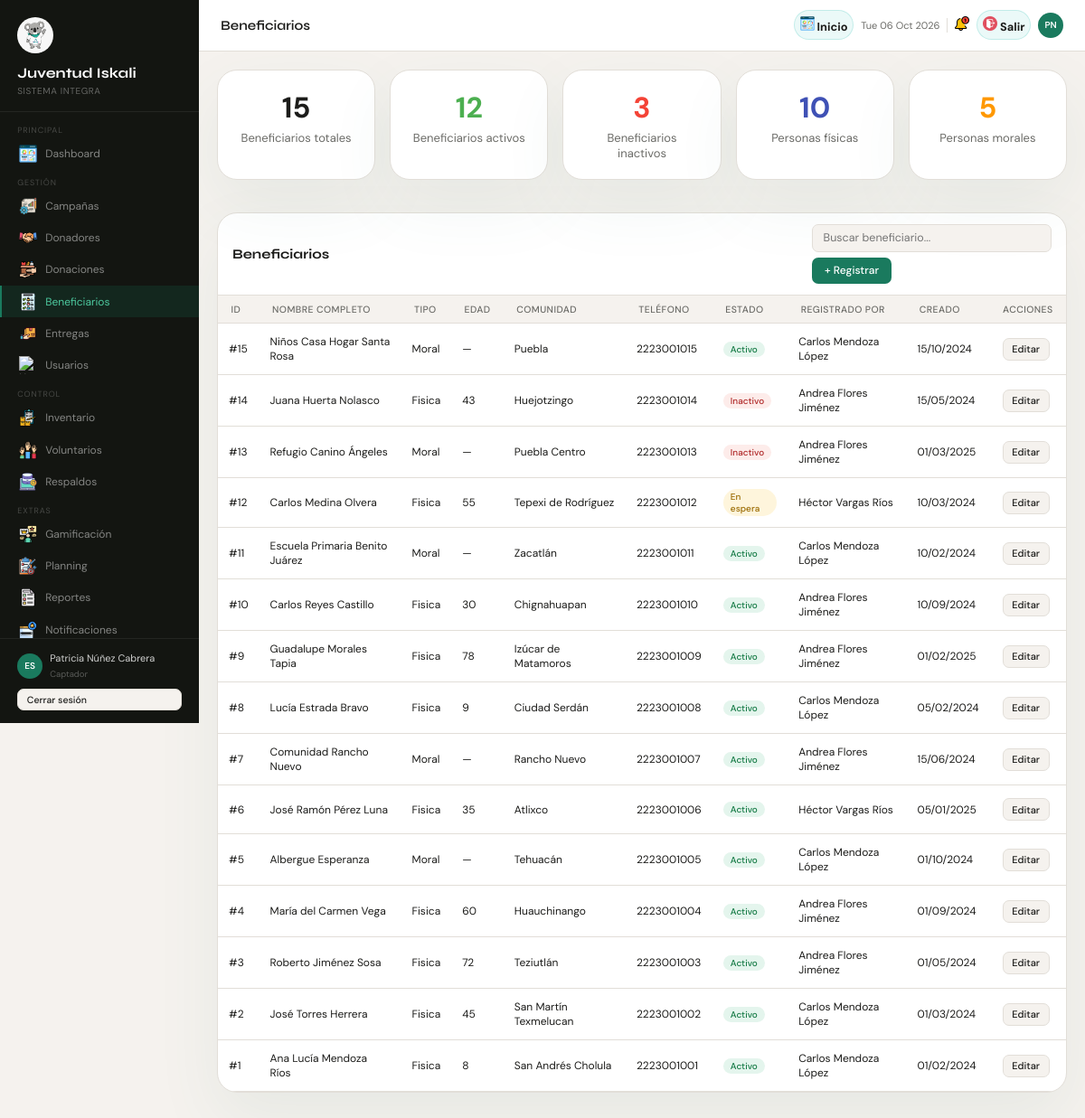
Screenshot of /index.php?pagina=beneficiarios (signed in) with the database file from the repository.
### tables this page shows
CREATE TABLE beneficiarios (
    id_beneficiario        INT          NOT NULL AUTO_INCREMENT,
    tipo_persona           ENUM('fisica','moral') NOT NULL DEFAULT 'fisica',
    id_comunidad           INT,
    direccion              VARCHAR(255),
    telefono               VARCHAR(20),
    estado                 ENUM('activo','inactivo','en_espera') NOT NULL DEFAULT 'activo',
    notas                  TEXT,
    id_usuario_registrador INT          NOT NULL,
    created_at             DATETIME     NOT NULL DEFAULT CURRENT_TIMESTAMP,
    updated_at             DATETIME     NOT NULL DEFAULT CURRENT_TIMESTAMP ON UPDATE CURRENT_TIMESTAMP,
    PRIMARY KEY (id_beneficiario)
);

CREATE TABLE comunidades (
    id_comunidad INT          NOT NULL AUTO_INCREMENT,
    nombre       VARCHAR(150) NOT NULL,
    municipio    VARCHAR(100) NOT NULL,
    estado       VARCHAR(100) NOT NULL DEFAULT 'Puebla',
    PRIMARY KEY (id_comunidad),
    UNIQUE KEY uq_comunidad (nombre, municipio)
);

### controllers/BeneficiariosController.php (called while the page is built, shortened)
<?php
require_once 'models/BeneficiarioModel.php';
class BeneficiariosController
{
    private BeneficiarioModel $modelo;
    public function __construct(PDO $conexion)
    {
        $this->modelo = new BeneficiarioModel($conexion);
    }
    public function index(): void
    {
        $this->listar();
    }
    private function listar(): void
    {
        $buscar          = trim((string)($_GET['q'] ?? ''));
        $beneficiarios   = $this->modelo->consultar($buscar);
        $total           = count($beneficiarios);
        $total_activos   = $this->modelo->obtenerTotalActivos();
        $total_inactivos = max(0, $total - $total_activos);
        $total_fisica    = $this->modelo->obtenerTotalPorTipo('fisica');
        $total_moral     = $this->modelo->obtenerTotalPorTipo('moral');
        require_once 'views/pages/BeneficiariosView.php';
    }
}

### models/BeneficiarioModel.php (called while the page is built, shortened)
<?php
class BeneficiarioModel
{
    private PDO $db;
    public function __construct(PDO $conexion)
    {
        $this->db = $conexion;
    }
    public function consultar(string $buscar = ''): array
    {
        $sql = "
            SELECT
                b.id_beneficiario,
                b.tipo_persona,
                CASE
                    WHEN bf.id_beneficiario IS NOT NULL THEN CONCAT(bf.nombre, ' ', bf.apellido)
                    WHEN bm.id_beneficiario IS NOT NULL THEN bm.razon_social
                    ELSE 'Desconocido'
                END AS nombre_completo,
                COALESCE(bf.edad, NULL) AS edad,
                COALESCE(bf.nombre, '') AS nombre,
                COALESCE(bf.apellido, '') AS apellido,
                COALESCE(bf.curp, '') AS curp,
                COALESCE(bf.fecha_nacimiento, '') AS fecha_nacimiento,
                COALESCE(bm.razon_social, '') AS razon_social,
                COALESCE(bm.rfc, '') AS rfc,
                c.nombre AS comunidad,
                b.id_comunidad,
                b.direccion,
                b.telefono,
                b.estado,
                b.id_usuario_registrador,
                CONCAT(u.nombre, ' ', u.apellido) AS registrado_por,
                b.created_at,
                b.updated_at
            FROM beneficiarios b
            LEFT JOIN beneficiarios_fisicos bf ON b.id_beneficiario = bf.id_beneficiario
            LEFT JOIN beneficiarios_morales bm ON b.id_beneficiario = bm.id_beneficiario
            LEFT JOIN comunidades c ON b.id_comunidad = c.id_comunidad
            LEFT JOIN usuarios u ON b.id_usuario_registrador = u.id_usuario
        ";
        $params = [];
        $buscar = trim((string)$buscar);
        $sql .= "
            ORDER BY b.id_beneficiario DESC
        ";
        $stmt = $this->db->prepare($sql);
        $stmt->execute($params);
        return $stmt ? $stmt->fetchAll(PDO::FETCH_ASSOC) : [];
    }
    public function obtenerTotalActivos(): int
    {
        $stmt = $this->db->query("SELECT COUNT(*) AS total FROM beneficiarios WHERE estado = 'activo'");
        $row  = $stmt->fetch(PDO::FETCH_ASSOC);
        return (int)($row['total'] ?? 0);
    }
    public function obtenerTotalPorTipo(string $tipo): int
    {
        $stmt = $this->db->prepare('SELECT COUNT(*) AS total FROM beneficiarios WHERE tipo_persona = ?');
        $stmt->execute([$tipo]);
        $row = $stmt->fetch(PDO::FETCH_ASSOC);
        return (int)($row['total'] ?? 0);
    }
}

### functions.php (called while the page is built, shortened)
<?php
function e(string $string): string
{
    return htmlspecialchars($string, ENT_QUOTES, 'UTF-8');
}
function usuarioPuede(string $modulo, string $accion): bool
{
    $rolActual = trim((string)($_SESSION['rol'] ?? ''));
    try {
        $db = new Database();
        $conexion = $db->getConnection();
        $stmt = $conexion->prepare(
            'SELECT p.id_rol, p.modulo, p.puede_ver, p.puede_crear, p.puede_editar, p.puede_eliminar
             FROM roles r
             INNER JOIN permisos_rol p ON p.id_rol = r.id_rol
             WHERE LOWER(r.nombre) = LOWER(?)
               AND LOWER(p.modulo) = LOWER(?)
             LIMIT 1'
        );
        $stmt->execute([$rolActual, $modulo]);
        $permiso = $stmt->fetch(PDO::FETCH_ASSOC);
        $acciones = [
            'ver'    => (bool)($permiso['puede_ver'] ?? false),
            'crear'  => (bool)($permiso['puede_crear'] ?? false),
            'editar' => (bool)($permiso['puede_editar'] ?? false),
            'eliminar' => (bool)($permiso['puede_eliminar'] ?? false),
        ];
        return $acciones[$accion] ?? false;
    } catch (Throwable $e) {
        logger('usuarioPuede error: ' . $e->getMessage());
        return false;
    }
}

### views/pages/BeneficiariosView.php (the view, shortened to what this page needs)
<?php
require_once 'views/layouts/header.php';
?>
<div style="display:flex;width:100%;">
  <?php require_once 'views/layouts/sidebar.php'; ?>
  <div class="main">
    <?php require_once 'views/layouts/topbar.php'; ?>
    <div class="content">
      <div style="display:flex;gap:16px;margin-bottom:24px;flex-wrap:wrap;">
        <div class="card" style="flex:1;min-width:150px;padding:20px;text-align:center;">
          <div style="font-size:32px;font-weight:700;color:var(--primary);"><?= e($total) ?></div>
          <div style="font-size:13px;color:var(--muted);margin-top:4px;">Beneficiarios totales</div>
        </div>
        <div class="card" style="flex:1;min-width:150px;padding:20px;text-align:center;">
          <div style="font-size:32px;font-weight:700;color:#4caf50;"><?= e($total_activos) ?></div>
          <div style="font-size:13px;color:var(--muted);margin-top:4px;">Beneficiarios activos</div>
        </div>
        <div class="card" style="flex:1;min-width:150px;padding:20px;text-align:center;">
          <div style="font-size:32px;font-weight:700;color:#f44336;"><?= e($total_inactivos) ?></div>
          <div style="font-size:13px;color:var(--muted);margin-top:4px;">Beneficiarios inactivos</div>
        </div>
        <div class="card" style="flex:1;min-width:150px;padding:20px;text-align:center;">
          <div style="font-size:32px;font-weight:700;color:#3f51b5;"><?= e($total_fisica) ?></div>
          <div style="font-size:13px;color:var(--muted);margin-top:4px;">Personas físicas</div>
        </div>
        <div class="card" style="flex:1;min-width:150px;padding:20px;text-align:center;">
          <div style="font-size:32px;font-weight:700;color:#ff9800;"><?= e($total_moral) ?></div>
          <div style="font-size:13px;color:var(--muted);margin-top:4px;">Personas morales</div>
        </div>
      </div>
      <div class="card">
        <div class="card-header">
          <h3>Beneficiarios</h3>
          <div class="toolbar">
            <input type="text" class="search-input" placeholder="Buscar beneficiario..." oninput="filtrarTabla(this,'tabla-beneficiarios')">
            <?php if (usuarioPuede('beneficiarios', 'crear')): ?>
              <a href="<?= BASE_URL ?>/index.php?pagina=beneficiarios&accion=nuevo" class="btn btn-primary">+ Registrar</a>
            <?php endif; ?>
          </div>
        </div>
        <div style="overflow-x:auto;">
          <table id="tabla-beneficiarios" style="width:100%;border-collapse:collapse;">
            <thead>
              <tr>
                <th>ID</th>
                <th>Nombre completo</th>
                <th>Tipo</th>
                <th>Edad</th>
                <th>Comunidad</th>
                <th>Teléfono</th>
                <th>Estado</th>
                <th>Registrado por</th>
                <th>Creado</th>
                <th>Acciones</th>
              </tr>
            </thead>
            <tbody>
              <?php if (empty($beneficiarios)): ?>
                <tr>
                  <td colspan="10" style="padding:24px;text-align:center;color:var(--muted,#999);">No hay beneficiarios registrados.</td>
                </tr>
              <?php else: ?>
                <?php foreach ($beneficiarios as $beneficiario): ?>
                  <tr style="border-bottom:1px solid var(--border,#eee);">
                    <td style="padding:12px;">#<?= e((string)$beneficiario['id_beneficiario']) ?></td>
                    <td style="padding:12px;"><?= e($beneficiario['nombre_completo']) ?></td>
                    <td style="padding:12px;"><?= e(ucfirst($beneficiario['tipo_persona'])) ?></td>
                    <td style="padding:12px;"><?= e($beneficiario['edad'] ?? '—') ?></td>
                    <td style="padding:12px;"><?= e($beneficiario['comunidad'] ?? '—') ?></td>
                    <td style="padding:12px;"><?= e($beneficiario['telefono'] ?? '—') ?></td>
                    <td style="padding:12px;">
                      <?php if ($beneficiario['estado'] === 'activo'): ?>
                        <span class="badge badge-green">Activo</span>
                      <?php elseif ($beneficiario['estado'] === 'en_espera'): ?>
                        <span class="badge badge-amber">En espera</span>
                      <?php else: ?>
                        <span class="badge badge-red">Inactivo</span>
                      <?php endif; ?>
                    </td>
                    <td style="padding:12px;"><?= e($beneficiario['registrado_por'] ?? '—') ?></td>
                    <td style="padding:12px;"><?= isset($beneficiario['created_at']) ? date('d/m/Y', strtotime($beneficiario['created_at'])) : '—' ?></td>
                    <td style="padding:12px;white-space:nowrap;">
                      <?php if (usuarioPuede('beneficiarios', 'editar')): ?>
                        <a href="<?= BASE_URL ?>/index.php?pagina=beneficiarios&accion=editar&id=<?= e((string) $beneficiario['id_beneficiario']) ?>" class="btn btn-secondary btn-sm" style="margin:2px;">Editar</a>
                      <?php endif; ?>
                    </td>
                  </tr>
                <?php endforeach; ?>
              <?php endif; ?>
            </tbody>
          </table>
        </div>
      </div>
    </div>
  </div>
</div>
<?php require_once 'views/layouts/footer.php';

### public/css/ModulosAdmi.css (style rules this page uses)
:root { --accent: #1A7A5E; --accent2: #15624B; --sidebar: #131511; --bg: #F5F2EE; --surface: #FFFFFF; --danger: #C0392B; --amber: #C68B0A; --blue: #3B6FD4; --pink: #993556; --text: #1C1C1A; --muted: #6B6B67; --border: #E2DED8; --radius: 10px; }
*, *::before, *::after { box-sizing: border-box; margin: 0; padding: 0; }
body { font-family: 'DM Sans', sans-serif; background: var(--bg); color: var(--text); display: flex; min-height: 100vh; font-size: 14px; }
a { text-decoration: none; color: inherit; }
.main { margin-left: 220px; flex: 1; display: flex; flex-direction: column; min-height: 100vh; }
.content { padding: 1.25rem; flex: 1; }
.card { background: var(--surface); border: 1px solid var(--border); border-radius: var(--radius); overflow: hidden; margin-bottom: 12px; }
.card-header { padding: .75rem 1rem; border-bottom: 1px solid var(--border); display: flex; align-items: center; justify-content: space-between; gap: 8px; flex-wrap: wrap; }
.card-header h3 { font-family: 'Syne', sans-serif; font-size: 15px; font-weight: 700; }
.toolbar { display: flex; align-items: center; gap: 6px; flex-wrap: wrap; }
input[type=text], input[type=email], input[type=date], input[type=number], input[type=tel], input[type=password], select, textarea { font-family: 'DM Sans', sans-serif; font-size: 12.5px; border: 1px solid var(--border); border-radius: 7px; padding: .42rem .7rem; background: var(--bg); color: var(--text); outline: none; transition: border .15s; width: 100%; }
.search-input { width: 185px; }
table { width: 100%; border-collapse: collapse; font-size: 12px; }
thead th { padding: .55rem .9rem; text-align: left; font-size: 10.5px; color: var(--muted); font-weight: 500; text-transform: uppercase; letter-spacing: .04em; border-bottom: 1px solid var(--border); background: var(--bg); }
tbody td { padding: .65rem .9rem; border-bottom: 1px solid var(--border); vertical-align: middle; }
tbody tr:last-child td { border-bottom: none; }
.badge { display: inline-block; padding: 2px 8px; border-radius: 20px; font-size: 10px; font-weight: 500; }
.badge-green { background: #E4F5ED; color: #157A45; }
.badge-amber { background: #FEF5DC; color: #9A6A00; }
.badge-red { background: #FDECEA; color: #B02A2A; }
.btn { font-family: 'DM Sans', sans-serif; font-size: 12px; font-weight: 500; padding: .4rem .85rem; border-radius: 7px; cursor: pointer; border: none; transition: all .15s; display: inline-flex; align-items: center; gap: 5px; text-decoration: none; }
.btn-primary { background: var(--accent); color: #fff; }
.btn-secondary { background: var(--bg); color: var(--text); border: 1px solid var(--border); }
.btn-sm { padding: .28rem .6rem; font-size: 11px; }
.card { background: var(--card-bg, #ffffff); border: 1px solid var(--border, #c8efeb); border-radius: 22px; overflow: hidden; box-shadow: 0 28px 70px rgba(61,133,115,0.08); }
.card-header { background: transparent; }

### rows the page displays
beneficiarios: id_beneficiario "15", nombre_completo "Niños Casa Hogar Santa Rosa", tipo_persona "Moral", edad "—", id_comunidad.nombre "Puebla", telefono "2223001015", estado "Activo", registrado_por "Carlos Mendoza López", created_at "15/10/2024"
beneficiarios: id_beneficiario "14", nombre_completo "Juana Huerta Nolasco", tipo_persona "Fisica", edad "43", id_comunidad.nombre "Huejotzingo", telefono "2223001014", estado "Inactivo", registrado_por "Andrea Flores Jiménez", created_at "15/05/2024"
beneficiarios: id_beneficiario "13", nombre_completo "Refugio Canino Ángeles", tipo_persona "Moral", edad "—", id_comunidad.nombre "Puebla Centro", telefono "2223001013", estado "Inactivo", registrado_por "Andrea Flores Jiménez", created_at "01/03/2025"
beneficiarios: id_beneficiario "12", nombre_completo "Carlos Medina Olvera", tipo_persona "Fisica", edad "55", id_comunidad.nombre "Tepexi de Rodríguez", telefono "2223001012", estado "En espera", registrado_por "Héctor Vargas Ríos", created_at "10/03/2024"
beneficiarios: id_beneficiario "11", nombre_completo "Escuela Primaria Benito Juárez", tipo_persona "Moral", edad "—", id_comunidad.nombre "Zacatlán", telefono "2223001011", estado "Activo", registrado_por "Carlos Mendoza López", created_at "10/02/2024"
beneficiarios: id_beneficiario "10", nombre_completo "Carlos Reyes Castillo", tipo_persona "Fisica", edad "30", id_comunidad.nombre "Chignahuapan", telefono "2223001010", estado "Activo", registrado_por "Andrea Flores Jiménez", created_at "10/09/2024"
beneficiarios: id_beneficiario "9", nombre_completo "Guadalupe Morales Tapia", tipo_persona "Fisica", edad "78", id_comunidad.nombre "Izúcar de Matamoros", telefono "2223001009", estado "Activo", registrado_por "Andrea Flores Jiménez", created_at "01/02/2025"
beneficiarios: id_beneficiario "8", nombre_completo "Lucía Estrada Bravo", tipo_persona "Fisica", edad "9", id_comunidad.nombre "Ciudad Serdán", telefono "2223001008", estado "Activo", registrado_por "Carlos Mendoza López", created_at "05/02/2024"
beneficiarios: id_beneficiario "7", nombre_completo "Comunidad Rancho Nuevo", tipo_persona "Moral", edad "—", id_comunidad.nombre "Rancho Nuevo", telefono "2223001007", estado "Activo", registrado_por "Andrea Flores Jiménez", created_at "15/06/2024"
beneficiarios: id_beneficiario "6", nombre_completo "José Ramón Pérez Luna", tipo_persona "Fisica", edad "35", id_comunidad.nombre "Atlixco", telefono "2223001006", estado "Activo", registrado_por "Héctor Vargas Ríos", created_at "05/01/2025"
beneficiarios: id_beneficiario "5", nombre_completo "Albergue Esperanza", tipo_persona "Moral", edad "—", id_comunidad.nombre "Tehuacán", telefono "2223001005", estado "Activo", registrado_por "Carlos Mendoza López", created_at "01/10/2024"
beneficiarios: id_beneficiario "4", nombre_completo "María del Carmen Vega", tipo_persona "Fisica", edad "60", id_comunidad.nombre "Huauchinango", telefono "2223001004", estado "Activo", registrado_por "Andrea Flores Jiménez", created_at "01/09/2024"
beneficiarios: id_beneficiario "3", nombre_completo "Roberto Jiménez Sosa", tipo_persona "Fisica", edad "72", id_comunidad.nombre "Teziutlán", telefono "2223001003", estado "Activo", registrado_por "Andrea Flores Jiménez", created_at "01/05/2024"
beneficiarios: id_beneficiario "2", nombre_completo "José Torres Herrera", tipo_persona "Fisica", edad "45", id_comunidad.nombre "San Martín Texmelucan", telefono "2223001002", estado "Activo", registrado_por "Carlos Mendoza López", created_at "01/03/2024"
beneficiarios: id_beneficiario "1", nombre_completo "Ana Lucía Mendoza Ríos", tipo_persona "Fisica", edad "8", id_comunidad.nombre "San Andrés Cholula", telefono "2223001001", estado "Activo", registrado_por "Carlos Mendoza López", created_at "01/02/2024"

### other values shown
$_SESSION['usuario'] "Patricia Núñez Cabrera"
$_SESSION['rol'] "Captador"
$titulo_pagina "Beneficiarios"
$iniciales "PN"
$total "15"
$total_activos "12"
$total_inactivos "3"
$total_fisica "10"
$total_moral "5"
